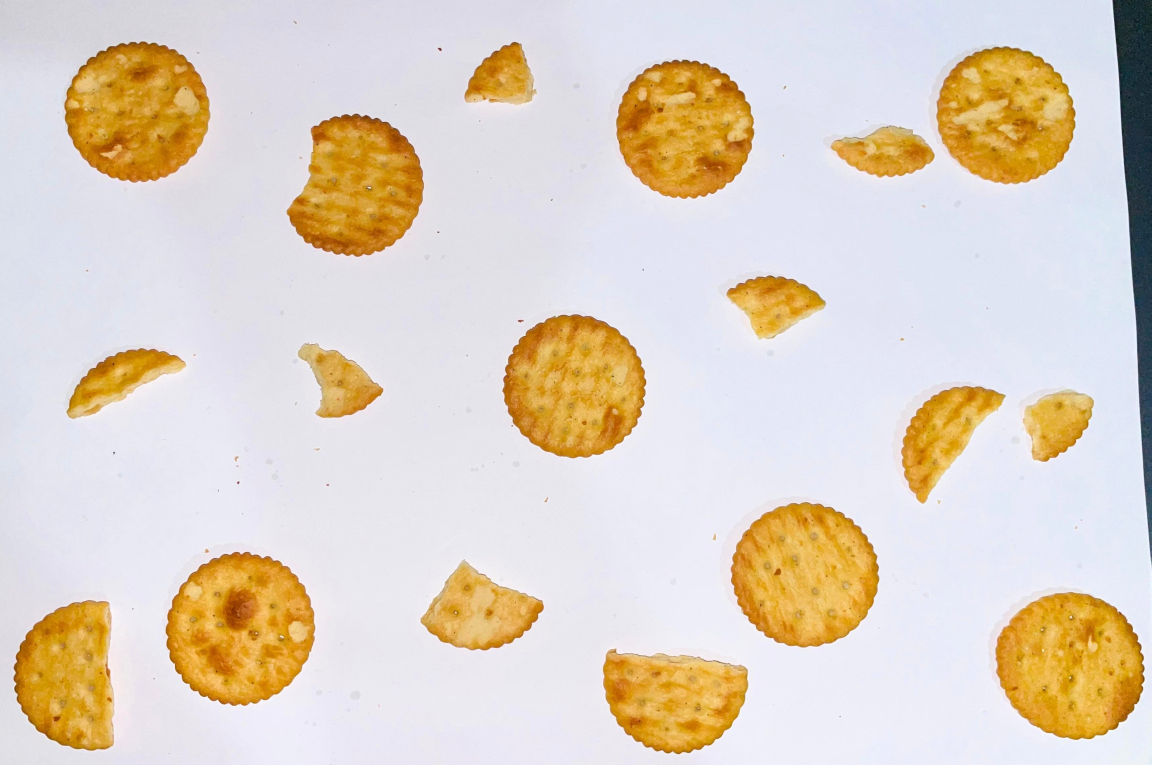
#> input picture inputs/Circular_01.jpeg, 3454 x 2294 px (shown at 1/3 size); its folder holds only this picture in this run
$ python biscuit_detection.py
#> lines starting #> are read from the running program, lines starting #| are printed output that depends on the picture; after the words box and inside, x2 and y2 are one past the last pixel; in counts of white or black regions, pixels touching at a corner belong together
import cv2
import numpy as np
import os

# This gets the location of this Python file inside the src folder
base_dir = os.path.dirname(os.path.abspath(__file__))

project_dir = os.path.dirname(base_dir)

# These are the folders where input images are taken and output images are saved
input_folder = os.path.join(project_dir, "inputs")
output_folder = os.path.join(project_dir, "output_images")

os.makedirs(output_folder, exist_ok=True)

# This gets all image files from the input folder
image_files = [
    f for f in os.listdir(input_folder)
    if f.lower().endswith((".jpg", ".jpeg", ".png"))
]

print("Images found:", image_files)

# This loop runs the detection process for every image in the input folder
for file_name in image_files:
    image_path = os.path.join(input_folder, file_name)
    output_path = os.path.join(output_folder, "result_" + file_name)


    image = cv2.imread(image_path)
#> image is the input picture: shape (2294, 3454, 3); mean B, G, R 196.1, 210.7, 222.9


    if image is None:
        print("Could not read:", file_name)
        continue


    output = image.copy()

    # Convert BGR image to HSV colour space
    # HSV helps to separate biscuit colour from the white background
    hsv = cv2.cvtColor(image, cv2.COLOR_BGR2HSV)
#> hsv: shape (2294, 3454, 3); mean H, S, V 98.8, 53.7, 231.5


    lower = np.array([5, 50, 50])
    upper = np.array([50, 255, 255])


    mask = cv2.inRange(hsv, lower, upper)
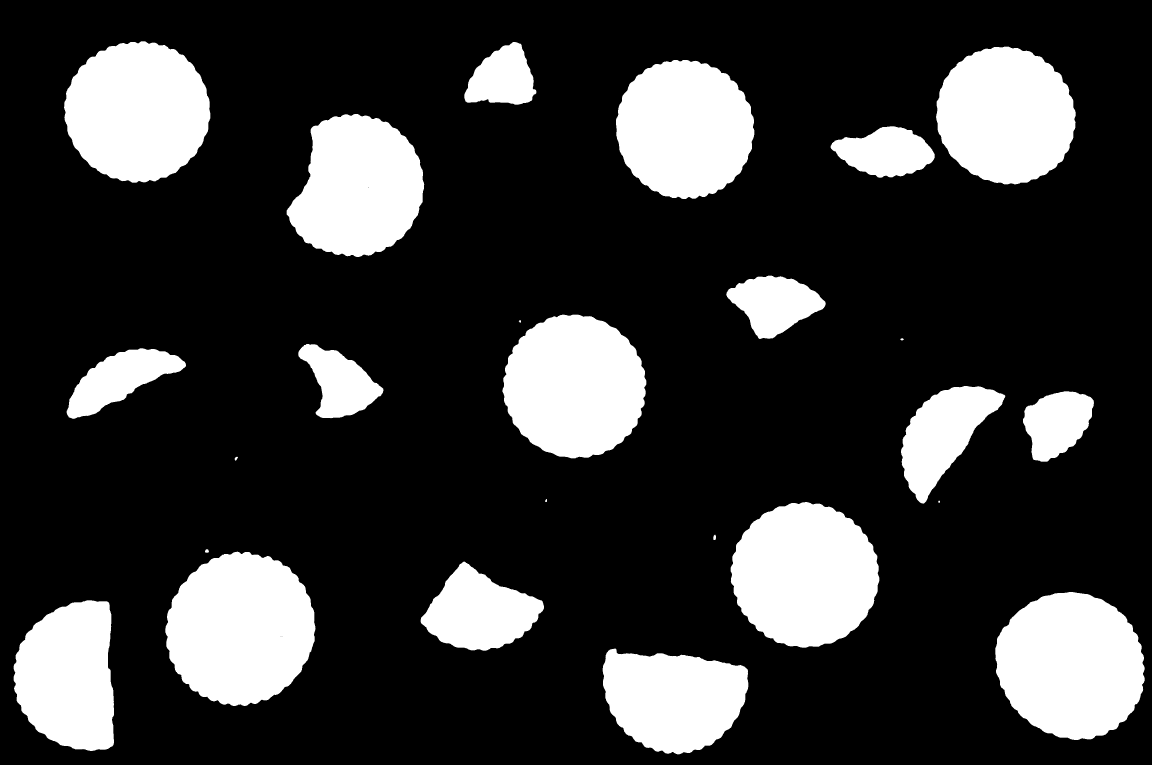
#> mask: shape (2294, 3454) (shown at 1/3 size); 21.1% white; 25 white regions, largest, box (x1, y1, x2, y2) and area: (496, 1655, 947, 2118) 160330, (2986, 1776, 3434, 2220) 154109, (2192, 1506, 2638, 1943) 150251

    # Use morphological operations to remove small noise and fill small gaps
    kernel = np.ones((5, 5), np.uint8)
    mask = cv2.morphologyEx(mask, cv2.MORPH_CLOSE, kernel)
#> mask: shape (2294, 3454); 21.1% white; 25 white regions, largest, box (x1, y1, x2, y2) and area: (496, 1655, 947, 2118) 160371, (2986, 1776, 3434, 2220) 154118, (2192, 1506, 2638, 1943) 150266
    mask = cv2.morphologyEx(mask, cv2.MORPH_OPEN, kernel)
#> mask: shape (2294, 3454); 21.1% white; 24 white regions, largest, box (x1, y1, x2, y2) and area: (496, 1656, 946, 2118) 160366, (2986, 1776, 3434, 2220) 154115, (2192, 1506, 2638, 1943) 150265


    kernel = np.ones((7, 7), np.uint8)
    mask = cv2.morphologyEx(mask, cv2.MORPH_CLOSE, kernel)
#> mask: shape (2294, 3454); 21.1% white; 24 white regions, largest, box (x1, y1, x2, y2) and area: (496, 1656, 946, 2118) 160389, (2986, 1776, 3434, 2220) 154137, (2192, 1506, 2638, 1943) 150288
    mask = cv2.morphologyEx(mask, cv2.MORPH_OPEN, kernel)
#> mask: shape (2294, 3454); 21.1% white; 20 white regions

    # Find the outer contours of the detected biscuit regions
    contours, _ = cv2.findContours(
        mask,
        cv2.RETR_EXTERNAL,
        cv2.CHAIN_APPROX_SIMPLE
    )
#> contours = 20 contours; largest, box (x1, y1, x2, y2) and area: (496, 1656, 946, 2118) 159694, (2986, 1776, 3434, 2220) 153480, (2192, 1506, 2638, 1943) 149632, (193, 124, 631, 548) 143807, (1508, 944, 1939, 1375) 143742

    # Check each detected contour one by one
    for cnt in contours:

        area = cv2.contourArea(cnt)

        if area < 3000:
            continue

        # Calculate the perimeter of the contour
        perimeter = cv2.arcLength(cnt, True)

        if perimeter == 0:
            continue

        circularity = (4 * np.pi * area) / (perimeter * perimeter)


        approx = cv2.approxPolyDP(cnt, 0.02 * perimeter, True)
        vertices = len(approx)

        x, y, w, h = cv2.boundingRect(cnt)


        aspect_ratio = float(w) / h

        # By default, detected objects are considered broken
        label = "Broken Biscuit"
        color = (0, 0, 255)

        # Circle detection part

        if circularity > 0.67 and vertices > 6:
            if circularity > 0.78:
                label = "Intact Biscuit (Circle)"
                color = (0, 255, 0)
            else:
                label = "Broken Biscuit (Circle)"
                color = (0, 0, 255)

        # Square detection part

        elif 3 <= vertices <= 6:
            if area > 15000 and 0.75 < aspect_ratio < 1.35 and vertices == 4:
                label = "Intact Biscuit (Square)"
                color = (0, 255, 0)
            else:
                label = "Broken Biscuit (Square)"
                color = (0, 0, 255)

        # Draw the detected biscuit contour on the output image
        cv2.drawContours(output, [cnt], -1, color, 2)

        # Draw a rectangle around the detected biscuit
        cv2.rectangle(output, (x, y), (x + w, y + h), color, 2)


        cv2.putText(
            output,
            label,
            (x, y - 10),
            cv2.FONT_HERSHEY_SIMPLEX,
            1.2,
            color,
            5
        )
#> this loop made 20 passes
#> (area, perimeter, circularity, vertices, x, y, w, h) on passes 1, 2, 3, 4, 5, 8, 9, 10: (103174.5, 1344.2, 0.718, 6, 1808, 1946, 437, 317), (107885, 1358, 0.735, 7, 41, 1801, 301, 452), (153480, 1518.3, 0.837, 8, 2986, 1776, 448, 444), (59302.5, 1048.1, 0.678, 6, 1262, 1686, 370, 266), (159693.5, 1568.3, 0.816, 8, 496, 1656, 450, 462), (149632.5, 1500.7, 0.835, 8, 2192, 1506, 446, 437), (30794.5, 723.6, 0.739, 8, 3069, 1174, 212, 211), (55355.5, 1095.6, 0.58, 5, 2703, 1158, 312, 352)
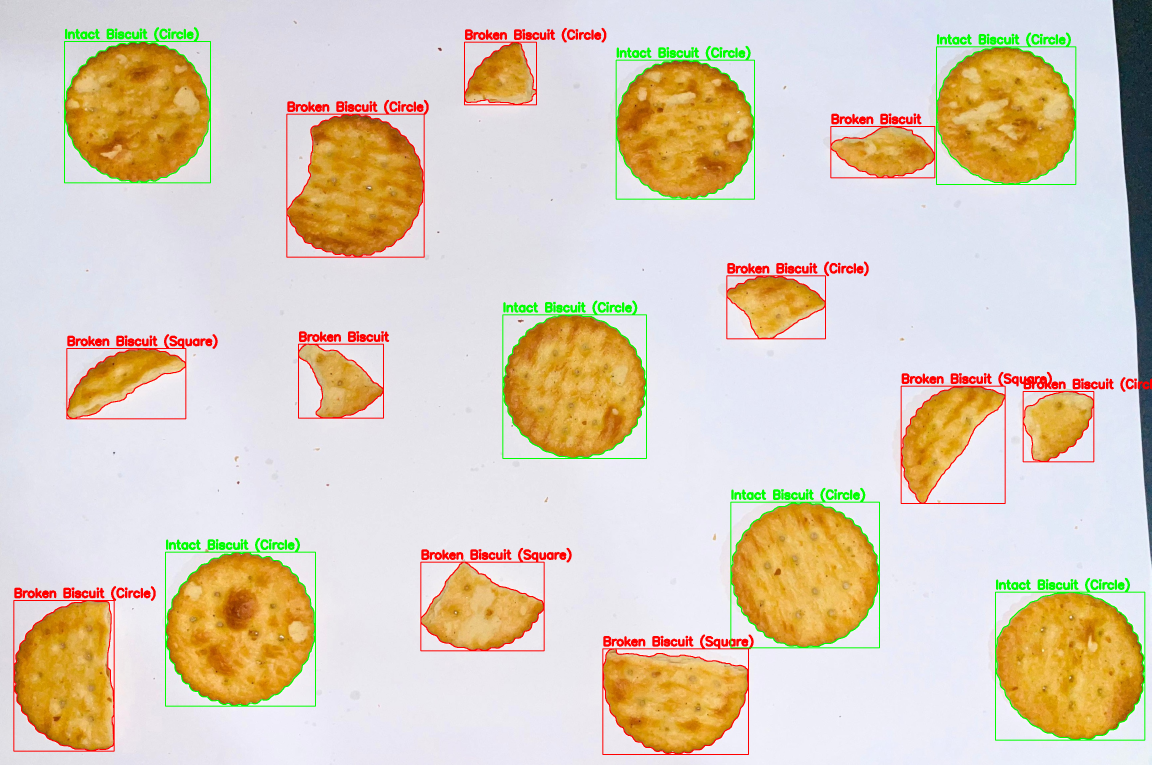
#> output: shape (2294, 3454, 3) (shown at 1/3 size); mean B, G, R 189.1, 207.3, 220.3

    # Save the final annotated image into the output folder
    cv2.imwrite(output_path, output)
    print("Processed:", file_name)

print("All images processed.")

$ run again, on inputs/Circular_05.jpeg
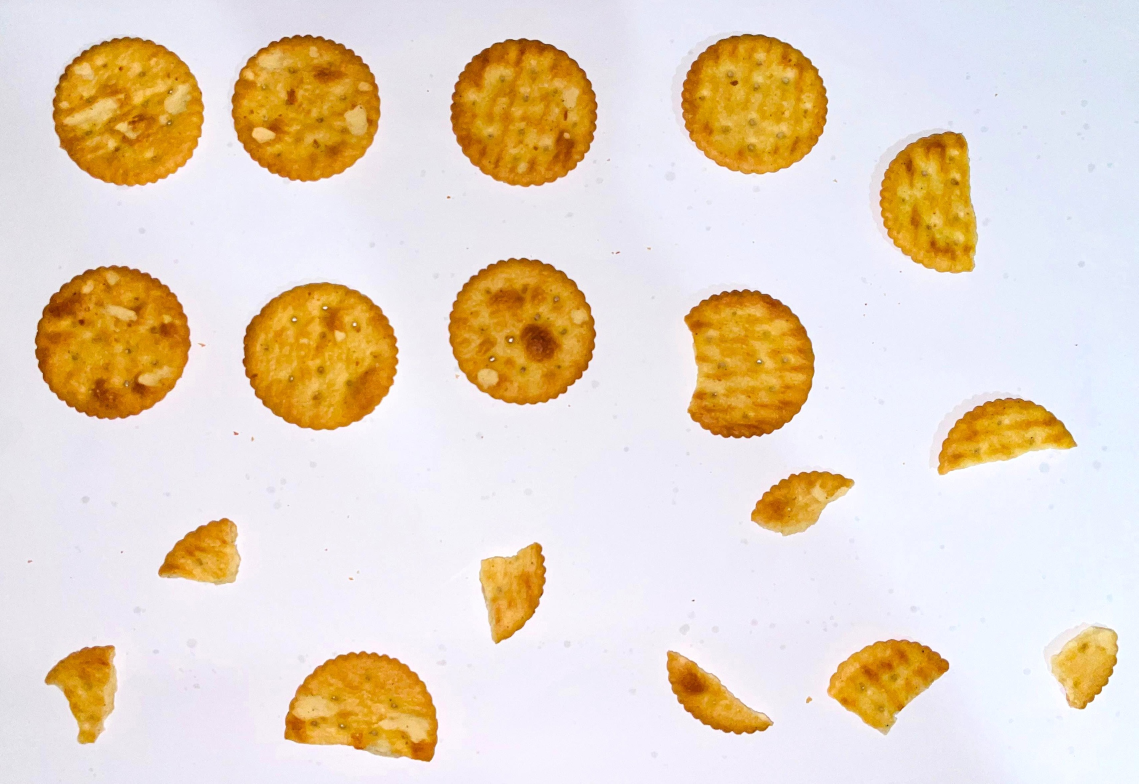
#> input picture inputs/Circular_05.jpeg, 3415 x 2350 px (shown at 1/3 size)
#> image is the input picture: shape (2350, 3415, 3); mean B, G, R 197.4, 215, 230.1
#> hsv: shape (2350, 3415, 3); mean H, S, V 100.1, 59.7, 238
#> `mask = cv2.inRange(hsv, lower, upper)`:
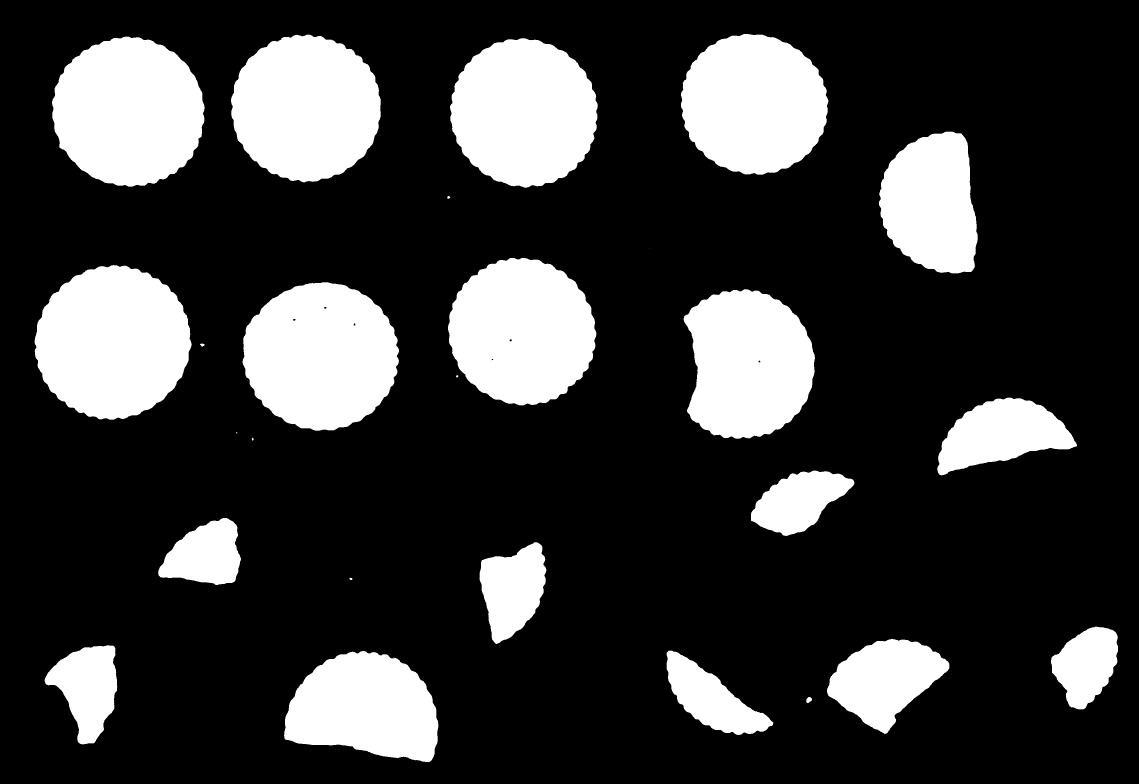
#> mask: shape (2350, 3415) (shown at 1/3 size); 22.2% white; 26 white regions (2 under 20 px), largest, box (x1, y1, x2, y2) and area: (104, 795, 575, 1259) 167576, (727, 847, 1197, 1292) 161546, (156, 110, 614, 560) 160155
#> contours = 19 contours; largest, box (x1, y1, x2, y2) and area: (104, 796, 574, 1259) 166892, (728, 847, 1197, 1292) 160981, (156, 110, 613, 560) 159506, (693, 104, 1142, 546) 154213, (1350, 115, 1793, 563) 152919
#> the loop `for cnt in contours: ` made 19 passes
#> (area, perimeter, circularity, vertices, x, y, w, h) on passes 2 to 9: (112446.5, 1400.2, 0.721, 6, 853, 1954, 462, 332), (36914.5, 955.6, 0.508, 6, 2000, 1952, 319, 252), (38957, 892.2, 0.615, 7, 134, 1936, 217, 297), (61177, 1054.6, 0.691, 7, 2481, 1917, 367, 284), (32927, 762.7, 0.711, 8, 3153, 1880, 201, 248), (40328, 879.2, 0.656, 6, 1439, 1627, 200, 304), (33714.5, 780.2, 0.696, 7, 475, 1554, 247, 201), (36058, 846.3, 0.633, 7, 2253, 1412, 310, 195)
#> after the loop `for cnt in contours:`:
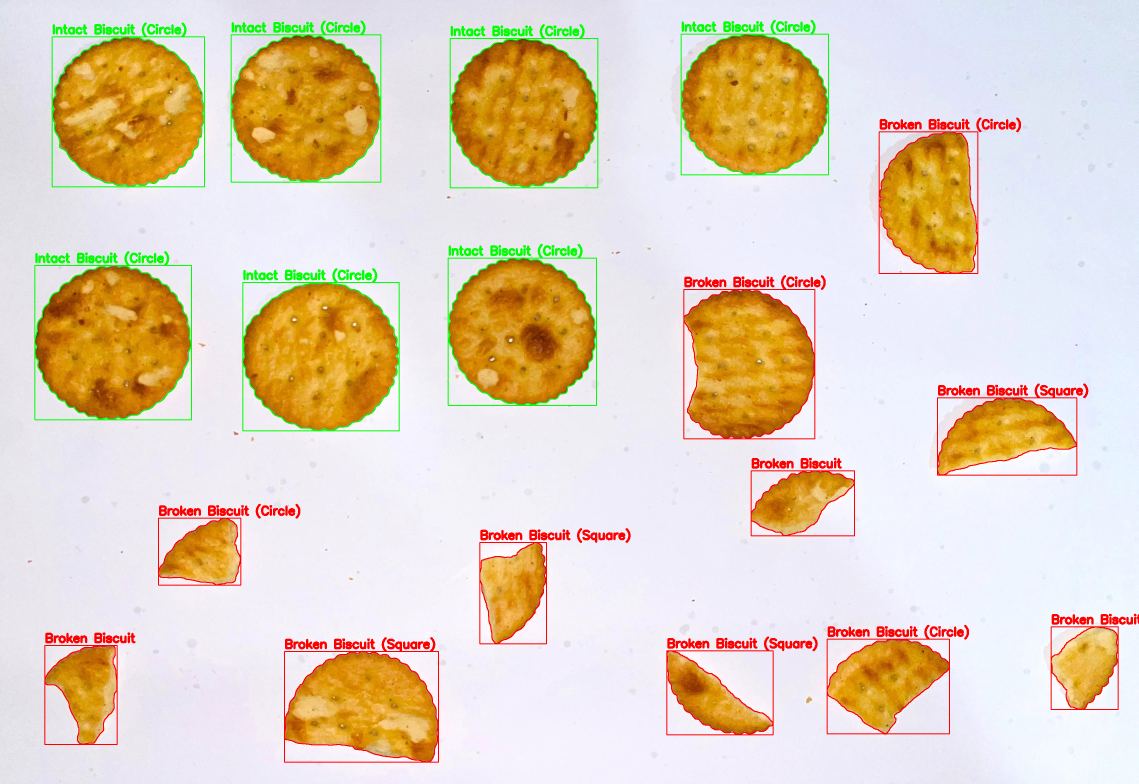
#> output: shape (2350, 3415, 3) (shown at 1/3 size); mean B, G, R 190.2, 211.5, 227.2

$ run again, on inputs/Circular_06.jpeg
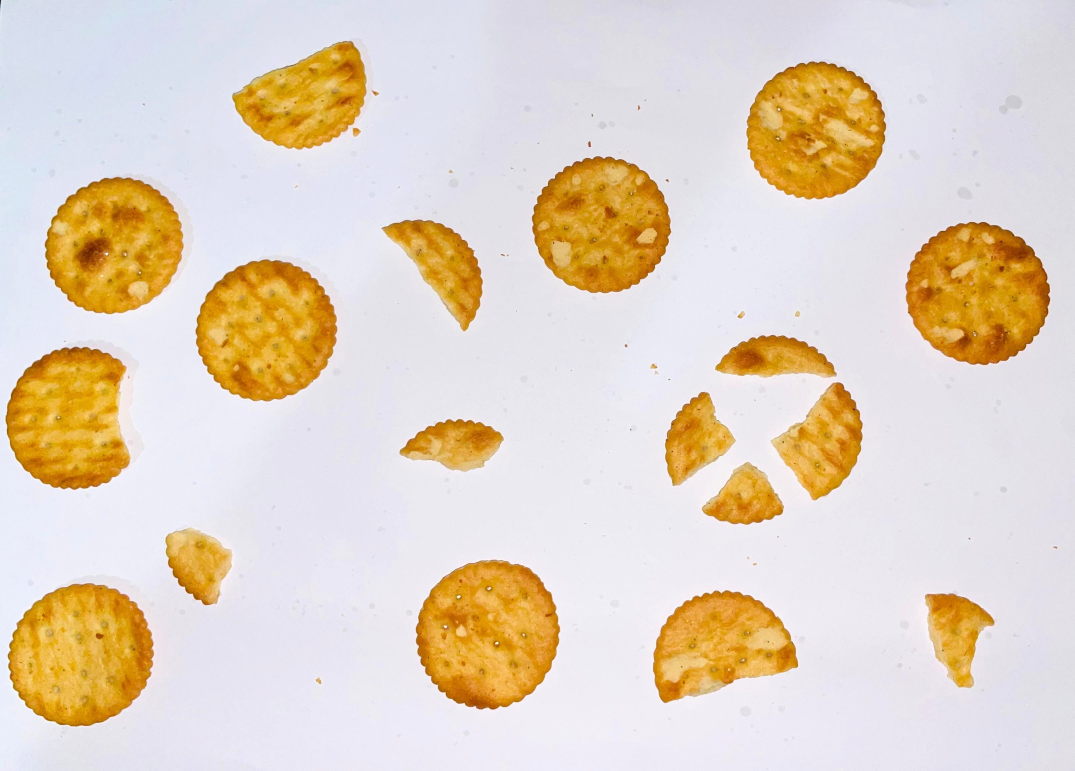
#> input picture inputs/Circular_06.jpeg, 3224 x 2312 px (shown at 1/3 size)
#> image is the input picture: shape (2312, 3224, 3); mean B, G, R 194.4, 211.9, 226.2
#> hsv: shape (2312, 3224, 3); mean H, S, V 101.4, 54.7, 232.9
#> `mask = cv2.inRange(hsv, lower, upper)`:
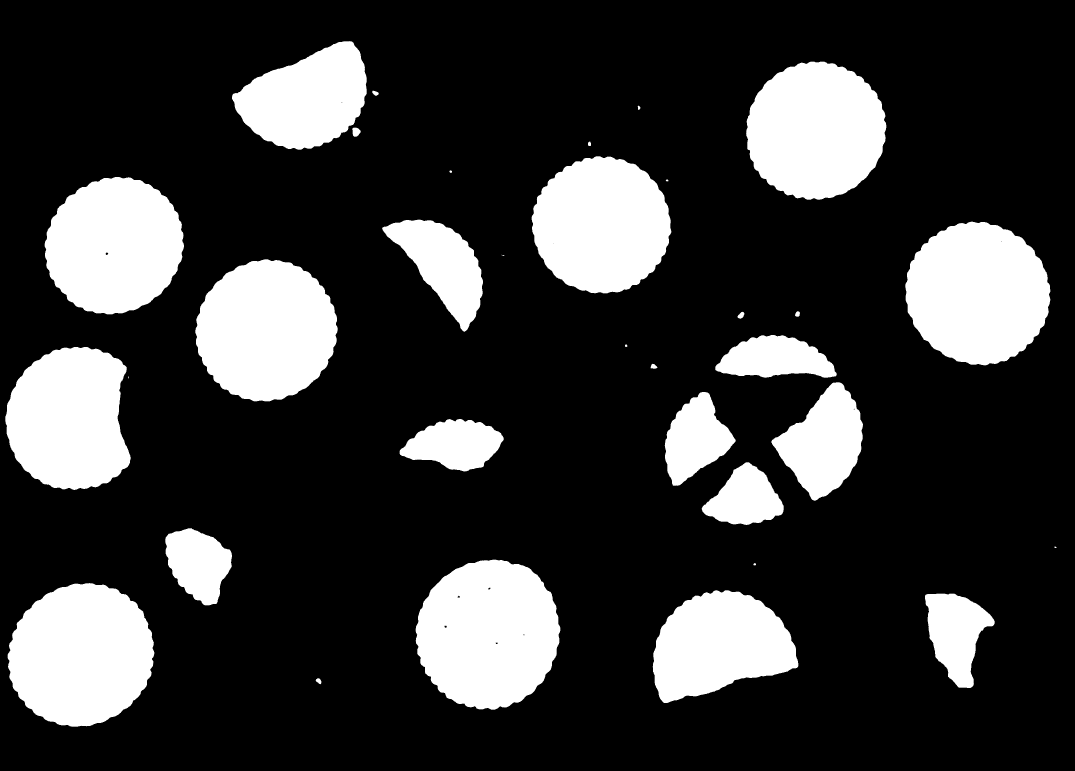
#> mask: shape (2312, 3224) (shown at 1/3 size); 21.5% white; 33 white regions (2 under 20 px), largest, box (x1, y1, x2, y2) and area: (1247, 1679, 1681, 2129) 151514, (23, 1749, 463, 2180) 147044, (2716, 665, 3151, 1096) 144581
#> contours = 25 contours; largest, box (x1, y1, x2, y2) and area: (1247, 1679, 1681, 2129) 150994, (23, 1750, 463, 2180) 146401, (2716, 665, 3151, 1096) 143944, (586, 778, 1013, 1204) 139556, (2239, 185, 2659, 599) 135193
#> the loop `for cnt in contours: ` made 25 passes
#> (area, perimeter, circularity, vertices, x, y, w, h) on passes 2 to 9: (35127.5, 864.8, 0.59, 7, 2775, 1781, 209, 283), (101536, 1338, 0.713, 6, 1959, 1771, 436, 338), (146401, 1486, 0.833, 8, 23, 1750, 440, 430), (150994, 1512.8, 0.829, 8, 1247, 1679, 434, 450), (31115, 737.1, 0.72, 8, 496, 1585, 200, 231), (27936, 712.5, 0.691, 7, 2106, 1387, 245, 187), (32091.5, 805.9, 0.621, 7, 1199, 1257, 312, 157), (34804.5, 817.5, 0.654, 5, 1995, 1176, 211, 281)
#> after the loop `for cnt in contours:`:
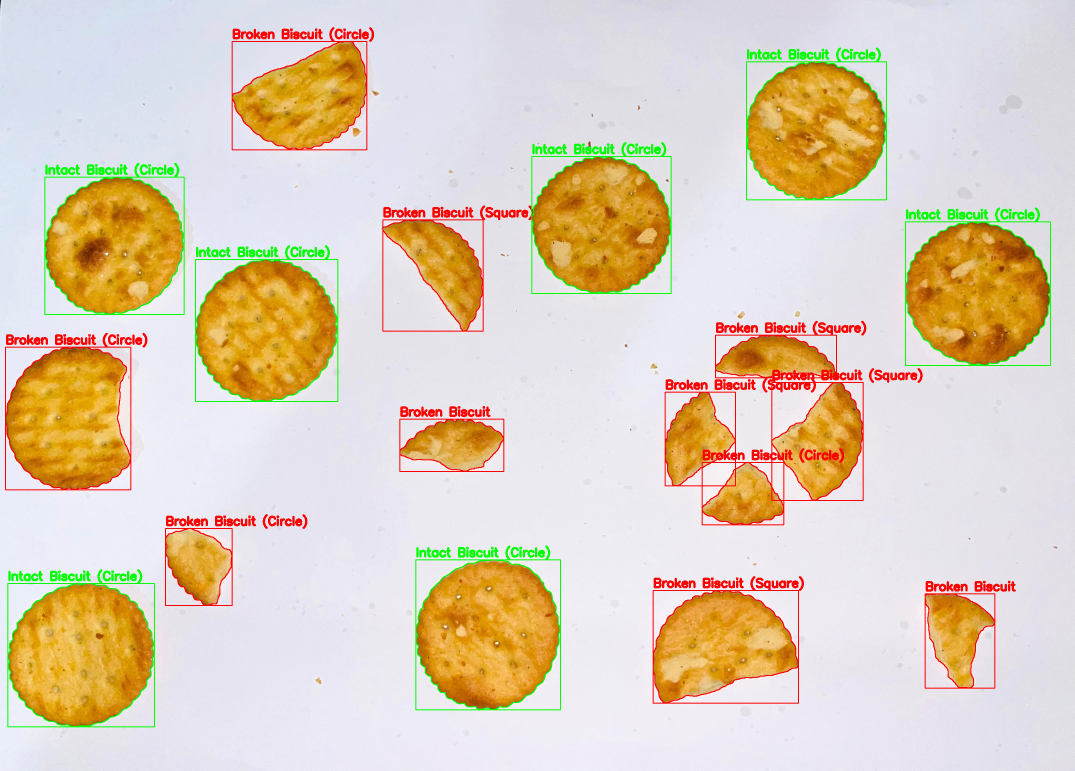
#> output: shape (2312, 3224, 3) (shown at 1/3 size); mean B, G, R 187.1, 208.2, 223.3
